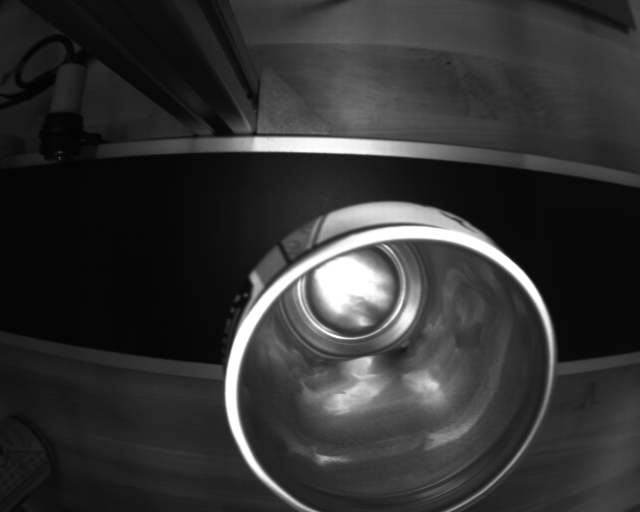
#> input picture captures/Defect/Defect/can_20261027_181902_859.png, 1280 x 1024 px (shown at 1/2 size)
$ python -i vision.py   (imports and definitions only)   (older library calls are emulated)
#> lines starting #> are read from the running program, lines starting #| are printed output that depends on the picture
#> further down, picture is the input picture: shape (1024, 1280, 3); min 2, max 255, mean 50.9
"""
Image processing for can inspection (OpenCV + NumPy).

Pipeline for every frame
  1. Resize to WORK_WIDTH, convert to grayscale, blur.
  2. Find the can (Hough circle) and build the region of interest (ROI).
  3. Build a difference image - how much each pixel deviates from "normal":
       * reference mode : compared to a taught GOOD can (aligned by the circle).
                          Best for real cans with rings / embossing.
       * local mode     : compared to its own neighbourhood (median filter).
                          Works without teaching; good for smooth surfaces.
  4. Threshold by sensitivity, clean up, keep blobs >= min area.
  5. Classify each blob: Scratch (long, thin), Contamination (small, dark), Dent.

This is a classic machine-vision baseline ("Built-in" engine).

TEAM ENGINE: the "Team" detection engine runs detect(image) from team_vision.py
in the project folder instead, so the team's own OpenCV code drives PASS / FAIL,
the boxes in the live view, saved images and the reject. The file is reloaded
automatically when it changes. See team_vision.py for the contract.
"""
from __future__ import annotations

import importlib.util
import threading
import time
from dataclasses import dataclass, field
from pathlib import Path

import cv2
import numpy as np

from .config import APP_DIR

# [1 line that did not run here, left out]
WORK_WIDTH = 640          # processing resolution (min area is measured at this size)

# BGR colors for overlays
C_ROI = (238, 211, 34)    # cyan
C_FAIL = (68, 68, 239)    # red
C_PASS = (94, 197, 34)    # green
C_TEXT = (243, 237, 230)


@dataclass
class VisionParams:
    sensitivity: int = 50        # 1..100, higher finds fainter defects
    min_area: int = 40           # px at WORK_WIDTH
    roi_scale: float = 0.88      # inspect this fraction of the can radius (skips the rim edge)
    engine: str = "builtin"      # "builtin" | "team" (team_vision.py) | "yolo" | "hailo" (AI HAT)
    yolo_model: str = ""
    yolo_conf: float = 0.5
    yolo_imgsz: int = 640
    yolo_crop: bool = True
    hailo_model: str = ""
    area: tuple = (0.0, 0.0, 1.0, 1.0)   # inspection area (x0, y0, x1, y1) as fractions of the image

    @property
    def threshold(self) -> int:
        return int(max(5, 65 - 0.6 * self.sensitivity))


@dataclass
class Defect:
    label: str
    x: int
    y: int
    w: int
    h: int
    area: int
    strength: float              # mean deviation (gray levels)


@dataclass
class VisionResult:
    passed: bool
    defects: list
    circle: tuple | None         # (x, y, r) of the can at WORK_WIDTH, or None
    confidence: float
    ms: float
    method: str                  # "reference" | "local" | "team"
    work: np.ndarray = field(repr=False)     # BGR image at WORK_WIDTH
    blur: np.ndarray = field(repr=False)
    diff: np.ndarray = field(repr=False)
    mask: np.ndarray = field(repr=False)
    circles: list = field(default_factory=list)      # [(x, y, r, label)] at WORK_WIDTH (team engine)
    measures: dict = field(default_factory=dict)     # numbers to show, e.g. {"Diameter": "512 px"}
    area: tuple | None = None                        # inspection area (x0, y0, x1, y1) at WORK_WIDTH

    @property
    def label(self) -> str:
        return self.defects[0].label if self.defects else ""

    # [23 lines left out: functions summary, to_work, not called in this run]


def _blur(work: np.ndarray) -> np.ndarray:
    return cv2.GaussianBlur(cv2.cvtColor(work, cv2.COLOR_BGR2GRAY), (5, 5), 0)


class Vision:
    # [29 lines left out: functions __init__, find_can, teach, not called in this run]

    def clear_reference(self):
        self.reference = None
        self.reference_time = None

    # [157 lines left out: functions _expected, analyze, _analyze, area_pixels, embed, draw_area, not called in this run]


# =============================================================================
# Team engine - runs detect(image) from team_vision.py
# =============================================================================
# [83 lines that did not run here, left out]


def _parse_team(out, scale, shape):
    """detect() may return:
         True / False                       good / defective (no box)
         [] or None                         good can
         [{"label", "box": (x, y, w, h), "confidence"}, ...]
         [("Dent", x, y, w, h[, confidence]), ...]
    Boxes are in pixels of the image that was passed in."""
    if out is None or out is True:
        return [], []
    if out is False:
        return [Defect("Defect", 0, 0, 0, 0, 0, 0.0)], [0.9]
    if not isinstance(out, (list, tuple)):
        raise RuntimeError(f"detect() returned {type(out).__name__}; expected a list or True/False")
    h, w = shape[:2]
    defects, confs = [], []
    for item in out:
        if isinstance(item, dict):
            label = str(item.get("label", "Defect"))
            box = item.get("box") or (0, 0, 0, 0)
            conf = item.get("confidence", 0.9)
        elif isinstance(item, (list, tuple)) and len(item) >= 5:
            label, box, conf = str(item[0]), item[1:5], (item[5] if len(item) > 5 else 0.9)
        else:
            raise RuntimeError(f"detect() returned an item it can't read: {item!r}")
        x, y, bw, bh = (float(v) * scale for v in box)
        x, y = int(np.clip(x, 0, w - 1)), int(np.clip(y, 0, h - 1))
        bw, bh = int(min(bw, w - x)), int(min(bh, h - y))
        defects.append(Defect(label, x, y, bw, bh, bw * bh, 0.0))
        confs.append(float(np.clip(conf, 0.0, 1.0)))
    order = sorted(range(len(defects)), key=lambda i: defects[i].area, reverse=True)
    return [defects[i] for i in order], [confs[i] for i in order]


# =============================================================================
# YOLO engine - a trained Ultralytics model (detection or classification)
# =============================================================================
class Busy(Exception):
    """The model is in use by an inspection; the live view skips this frame."""


GOOD_NAMES = {"good", "ok", "pass", "no_defect", "normal"}


class YoloDetector:
    """Runs an Ultralytics YOLO model (pip install ultralytics).

    * Detection models (yolo11n.pt / yolo26n.pt trained on boxes): each box = a defect.
    * Classification models (*-cls), e.g. the team's pass / fail classifier:
      fail score = 1 - (probability of the good / ok / pass / normal classes);
      the can FAILS when the fail score reaches "Min confidence" (60 % = the
      FAIL_THRESHOLD of the team's inspect_can.py). Runs at the size it was trained at.
    * Formats: .pt, .onnx, or an NCNN export folder (*_ncnn_model) - NCNN is the
      fastest on a Raspberry Pi.
    * Inspections always get the model; the live view only uses it when it is
      free, so the live view can never delay a reject.
    """

    # [178 lines left out: functions __init__, _load, preload, analyze, _run, _trained_imgsz and 2 more, not called in this run]


def exposure_stats(frame: np.ndarray) -> dict:
    """Brightness of a frame: mean (0-255), % blown-out and % black pixels."""
    g = frame if frame.ndim == 2 else cv2.cvtColor(frame, cv2.COLOR_BGR2GRAY)
    small = cv2.resize(g, (max(1, g.shape[1] // 4), max(1, g.shape[0] // 4)), interpolation=cv2.INTER_AREA)
    n = small.size
    return {"mean": float(small.mean()), "clipped": float((small >= 250).sum() * 100 / n),
            "black": float((small <= 5).sum() * 100 / n)}


_focus = {"hist": []}          # (time, sharpness) for the "best so far" marker


def focus_view(frame: np.ndarray) -> np.ndarray:
    """Setup helper: centre of the image at FULL resolution (no downscaling) with a sharpness
    score to maximise while turning the lens focus ring, plus a brightness check."""
    bgr = frame if frame.ndim == 3 else cv2.cvtColor(frame, cv2.COLOR_GRAY2BGR)
    h, w = bgr.shape[:2]
#> h = 1024; w = 1280
    cw, ch = min(w, 960), min(h, 720)
#> cw = 960; ch = 720
    x0, y0 = (w - cw) // 2, (h - ch) // 2
#> x0 = 160; y0 = 152
    crop = bgr[y0:y0 + ch, x0:x0 + cw].copy()
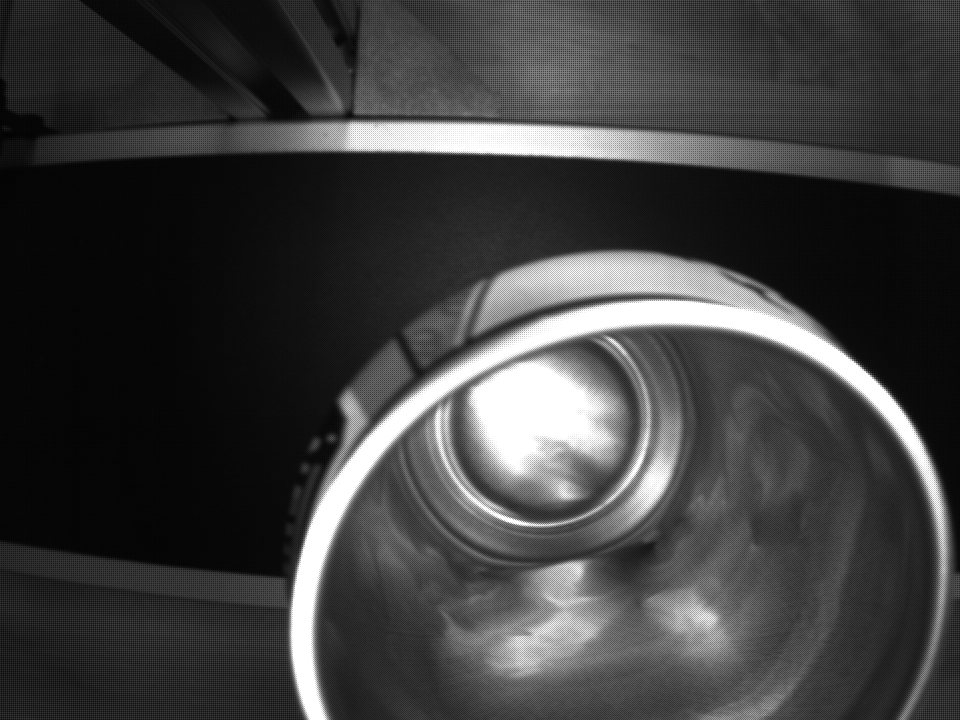
#> crop: shape (720, 960, 3); min 2, max 255, mean 63.2
    g = cv2.cvtColor(crop, cv2.COLOR_BGR2GRAY)
    sharp = float(cv2.Laplacian(g, cv2.CV_64F).var())
#> sharp = 7037.2
    now = time.monotonic()
    hist = [(t, v) for t, v in _focus["hist"] if now - t < 20] + [(now, sharp)]
#> hist = [(489.3, 7037.2)]
    _focus["hist"] = hist
    best = max(v for _, v in hist)
#> best = 7037.2
    ex = exposure_stats(frame)
#> in exposure_stats, `small = cv2.resize(g, (max(1, g.shape[1] // 4), max(1, g.shape[0] // 4..`:
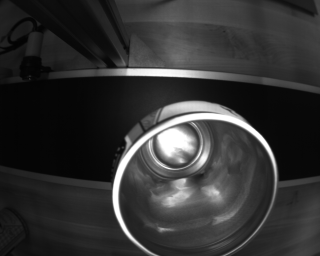
#> small: shape (256, 320); min 3, max 255, mean 50.9
#> ex = {'mean': 50.86, 'clipped': 1.74, 'black': 6.2}

    # panel
    pw = min(cw - 20, 640)
#> pw = 640
    cv2.rectangle(crop, (10, 10), (10 + pw, 160), (20, 15, 11), -1)
    cv2.putText(crop, "FOCUS - turn the lens ring slowly, make the bar longest", (22, 38),
                cv2.FONT_HERSHEY_SIMPLEX, 0.62, C_TEXT, 1, cv2.LINE_AA)
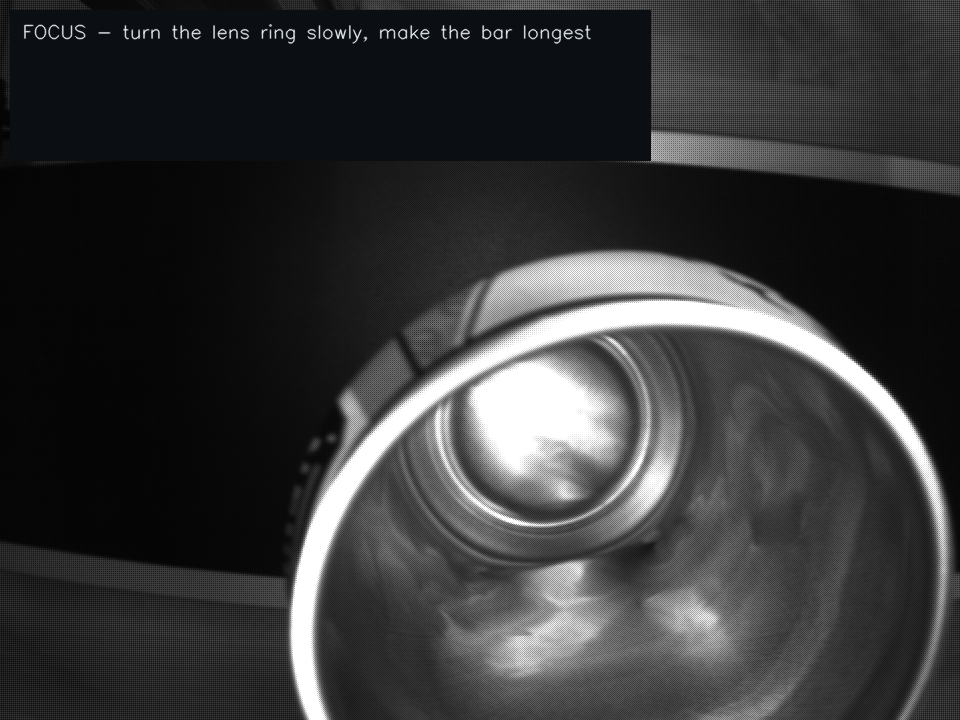
#> crop: shape (720, 960, 3); mean B, G, R 56.5, 55.8, 55.2
    frac = 0 if best <= 0 else min(1.0, sharp / best)
#> frac = 1
    cv2.rectangle(crop, (22, 52), (22 + pw - 24, 78), (60, 50, 40), -1)
    cv2.rectangle(crop, (22, 52), (22 + int((pw - 24) * frac), 78),
                  C_PASS if frac > 0.95 else (36, 165, 245) if frac > 0.75 else C_FAIL, -1)
    cv2.putText(crop, f"sharpness {sharp:.0f}   best in last 20 s {best:.0f}", (22, 106),
                cv2.FONT_HERSHEY_SIMPLEX, 0.62, C_TEXT, 1, cv2.LINE_AA)
    m = ex["mean"]
#> m = 50.86
    verdict = ("TOO DARK - longer exposure / more light / open the aperture" if m < 60 else
               "OVEREXPOSED - shorter exposure / less light" if ex["clipped"] > 3 or m > 200 else "brightness OK")
    color = C_PASS if verdict == "brightness OK" else (36, 165, 245)
#> color = (36, 165, 245)
    cv2.putText(crop, f"brightness {m:.0f}/255  ({ex['clipped']:.1f}% white)  {verdict}", (22, 140),
                cv2.FONT_HERSHEY_SIMPLEX, 0.55, color, 1, cv2.LINE_AA)
    cv2.putText(crop, f"centre {cw}x{ch} of {w}x{h} at full resolution", (14, ch - 12),
                cv2.FONT_HERSHEY_SIMPLEX, 0.45, C_TEXT, 1, cv2.LINE_AA)
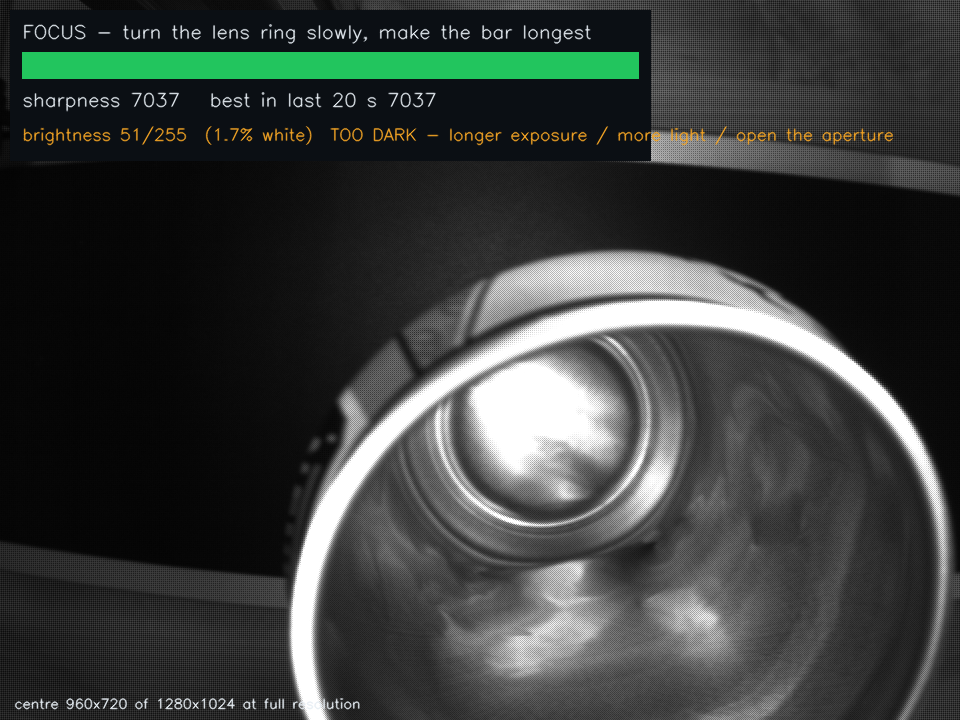
#> crop: shape (720, 960, 3); mean B, G, R 58.9, 61.2, 57
    return crop


# [27 lines left out: functions _area_work, render, not called in this run]

>>> import cv2
>>> picture = cv2.imread('../../captures/Defect/Defect/can_20261027_181902_859.png')
>>> result = focus_view(picture)

$ run again, on captures/Defect/Defect/can_20261027_181912_735.png
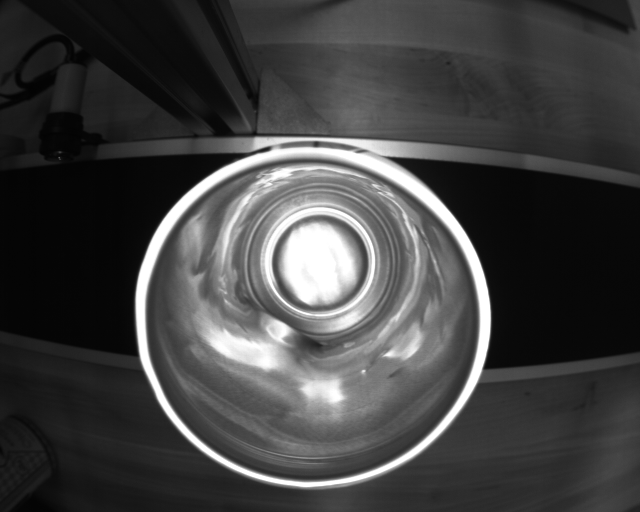
#> input picture captures/Defect/Defect/can_20261027_181912_735.png, 1280 x 1024 px (shown at 1/2 size)
#> picture is the input picture: shape (1024, 1280, 3); min 1, max 255, mean 65.9
#> sharp = 11833
#> hist = [(490.1, 11833)]
#> best = 11833
#> in exposure_stats, `small = cv2.resize(g, (max(1, g.shape[1] // 4), max(1, g.shape[0] // 4..`:
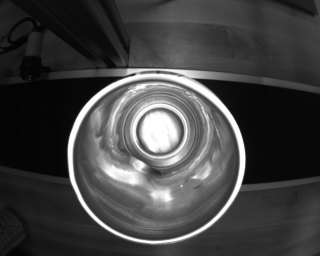
#> small: shape (256, 320); min 3, max 255, mean 65.9
#> ex = {'mean': 65.91, 'clipped': 3.04, 'black': 5.97}
#> frac = 1
#> m = 65.91
#> color = (36, 165, 245)
#> in focus_view, `cv2.putText(crop, f"centre {cw}x{ch} of {w}x{h} at full resolution", (..`:
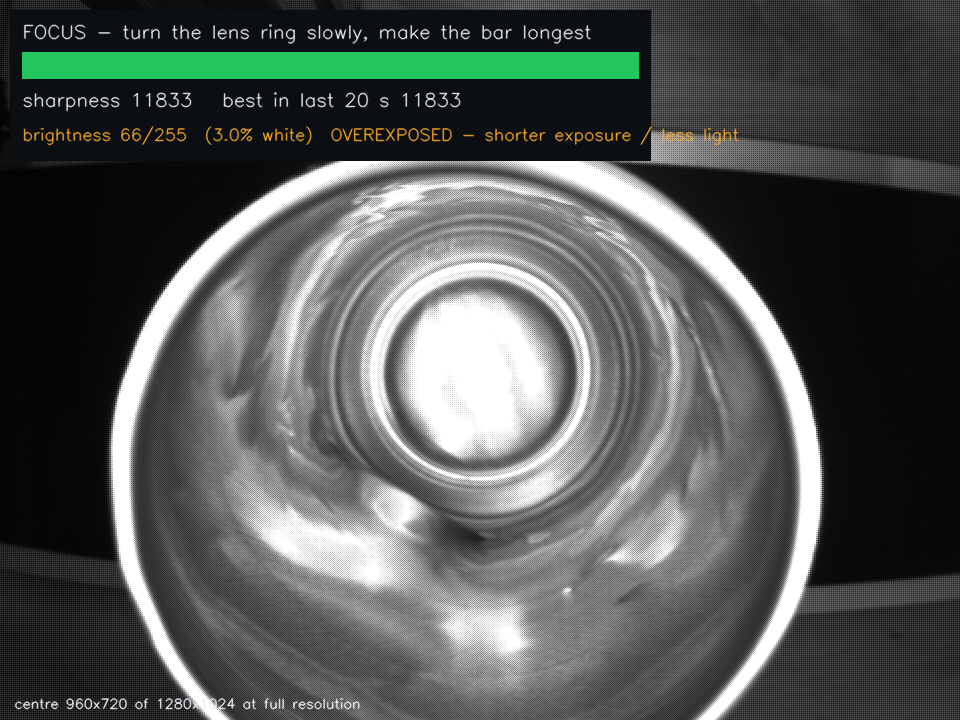
#> crop: shape (720, 960, 3); mean B, G, R 85.6, 87.8, 83.7
